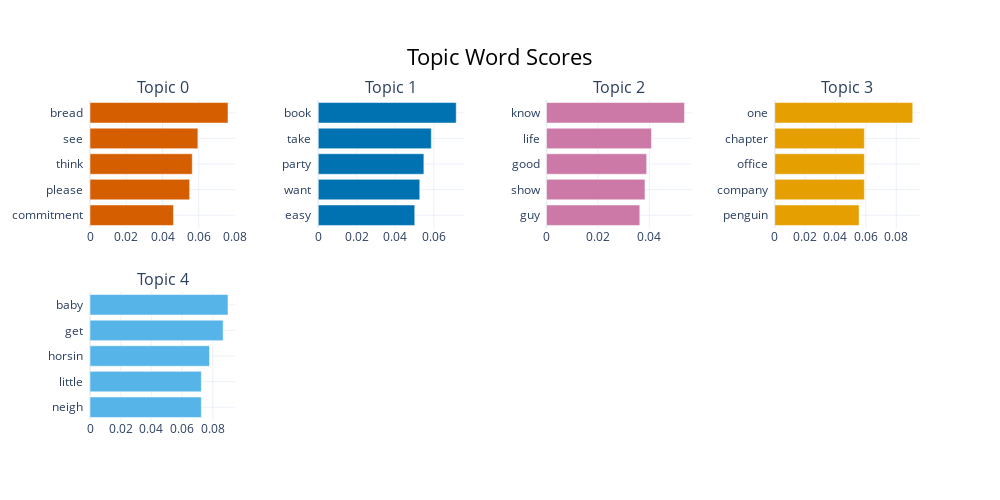

Notebook code cell kept with this figure:
### Code cell
topic_model.visualize_barchart(top_n_topics=5)

### Figure 1 — Plotly figure (JSON) as saved in the notebook; plotly's stock layout.template omitted (floating-point values rounded to 4 significant figures)
{"data": [{"marker": {"color": "#D55E00"}, "orientation": "h", "type": "bar", "x": [0.04605, 0.05497, 0.05641, 0.05952, 0.07612], "xaxis": "x", "y": ["commitment  ", "please  ", "think  ", "see  ", "bread  "], "yaxis": "y"}, {"marker": {"color": "#0072B2"}, "orientation": "h", "type": "bar", "x": [0.05011, 0.05272, 0.05484, 0.05871, 0.07166], "xaxis": "x2", "y": ["easy  ", "want  ", "party  ", "take  ", "book  "], "yaxis": "y2"}, {"marker": {"color": "#CC79A7"}, "orientation": "h", "type": "bar", "x": [0.03628, 0.03829, 0.03896, 0.04082, 0.05366], "xaxis": "x3", "y": ["guy  ", "show  ", "good  ", "life  ", "know  "], "yaxis": "y3"}, {"marker": {"color": "#E69F00"}, "orientation": "h", "type": "bar", "x": [0.05553, 0.05902, 0.05902, 0.05902, 0.09088], "xaxis": "x4", "y": ["penguin  ", "company  ", "office  ", "chapter  ", "one  "], "yaxis": "y4"}, {"marker": {"color": "#56B4E9"}, "orientation": "h", "type": "bar", "x": [0.07254, 0.07254, 0.07787, 0.08674, 0.08989], "xaxis": "x5", "y": ["neigh  ", "little  ", "horsin  ", "get  ", "baby  "], "yaxis": "y5"}], "layout": {"annotations": [{"font": {"size": 16}, "showarrow": false, "text": "Topic 0", "x": 0.0875, "xanchor": "center", "xref": "paper", "y": 1, "yanchor": "bottom", "yref": "paper"}, {"font": {"size": 16}, "showarrow": false, "text": "Topic 1", "x": 0.3625, "xanchor": "center", "xref": "paper", "y": 1, "yanchor": "bottom", "yref": "paper"}, {"font": {"size": 16}, "showarrow": false, "text": "Topic 2", "x": 0.6375, "xanchor": "center", "xref": "paper", "y": 1, "yanchor": "bottom", "yref": "paper"}, {"font": {"size": 16}, "showarrow": false, "text": "Topic 3", "x": 0.9125, "xanchor": "center", "xref": "paper", "y": 1, "yanchor": "bottom", "yref": "paper"}, {"font": {"size": 16}, "showarrow": false, "text": "Topic 4", "x": 0.0875, "xanchor": "center", "xref": "paper", "y": 0.4, "yanchor": "bottom", "yref": "paper"}], "height": 500, "hoverlabel": {"bgcolor": "white", "font": {"family": "Rockwell", "size": 16}}, "showlegend": false, "title": {"font": {"color": "Black", "size": 22}, "text": "Topic Word Scores", "x": 0.5, "xanchor": "center", "yanchor": "top"}, "width": 1000, "xaxis": {"anchor": "y", "domain": [0, 0.175], "showgrid": true}, "xaxis2": {"anchor": "y2", "domain": [0.275, 0.45], "showgrid": true}, "xaxis3": {"anchor": "y3", "domain": [0.55, 0.725], "showgrid": true}, "xaxis4": {"anchor": "y4", "domain": [0.825, 1], "showgrid": true}, "xaxis5": {"anchor": "y5", "domain": [0, 0.175], "showgrid": true}, "xaxis6": {"anchor": "y6", "domain": [0.275, 0.45], "showgrid": true}, "xaxis7": {"anchor": "y7", "domain": [0.55, 0.725], "showgrid": true}, "xaxis8": {"anchor": "y8", "domain": [0.825, 1], "showgrid": true}, "yaxis": {"anchor": "x", "domain": [0.6, 1], "showgrid": true}, "yaxis2": {"anchor": "x2", "domain": [0.6, 1], "showgrid": true}, "yaxis3": {"anchor": "x3", "domain": [0.6, 1], "showgrid": true}, "yaxis4": {"anchor": "x4", "domain": [0.6, 1], "showgrid": true}, "yaxis5": {"anchor": "x5", "domain": [0, 0.4], "showgrid": true}, "yaxis6": {"anchor": "x6", "domain": [0, 0.4], "showgrid": true}, "yaxis7": {"anchor": "x7", "domain": [0, 0.4], "showgrid": true}, "yaxis8": {"anchor": "x8", "domain": [0, 0.4], "showgrid": true}}}
